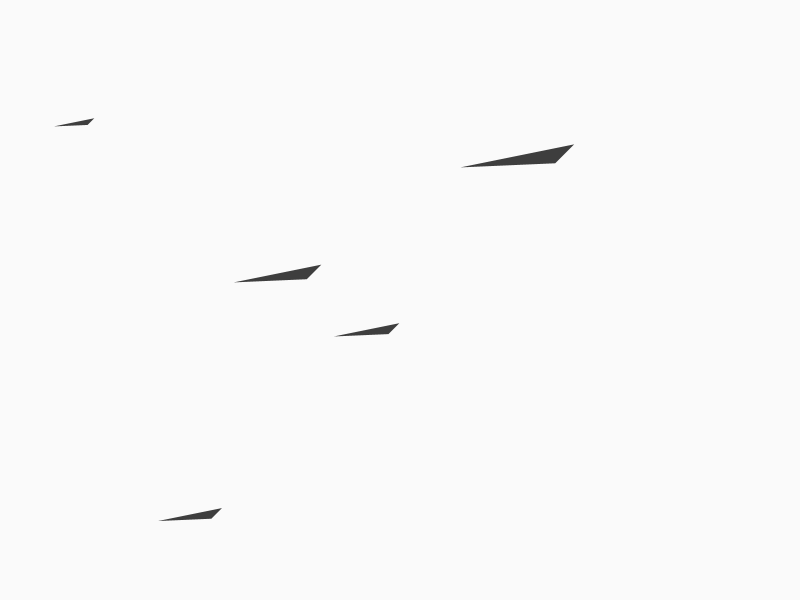
Frame 1 (no input)
Frame 60 (the mouse pressed at the canvas centre just before this capture): identical to frame 1, image omitted
Frame 120 (the mouse held since frame 60 and released just before this capture): identical to frame 1, image omitted

The Processing sketch that drew this single still picture (run headless with seeded random() and noise(); from frame 60 on, the mouse is pressed at the canvas centre):

// Processing sketch: Pajaros
// ── Pajaros.pde
ArrayList<Pajaro> pajaros;

void setup() {
	size(800, 600);
	pajaros = new ArrayList<Pajaro>();
	for(int i = 0; i < 5; i++){
		pajaros.add(new Pajaro(random(width), random(height), random(40, 120)));
	} 
}

void draw() {
	background(250);
	for(int i = 0; i < pajaros.size(); i++){
		Pajaro p = pajaros.get(i);
		p.update();
	}
}

class Pajaro{
	boolean eliminar;
	float x, y, tam;
	Pajaro(float x, float y, float tam){
		this.x = x;
		this.y = y;
		this.tam = tam;
	}
	void update(){
		draw();
	}
	void draw(){
		noStroke();
		fill(10, 200);
		float rot = 0.2;
		beginShape();
		vertex(x+cos(TWO_PI-rot)*tam/2, y+sin(TWO_PI-rot)*tam/2);
		vertex(x+cos(PI-rot)*tam/2, y+sin(PI-rot)*tam/2);
		vertex(x+cos(PI/8-rot)*tam/3, y+sin(PI/8-rot)*tam/3);
		endShape(CLOSE);
	}
}
